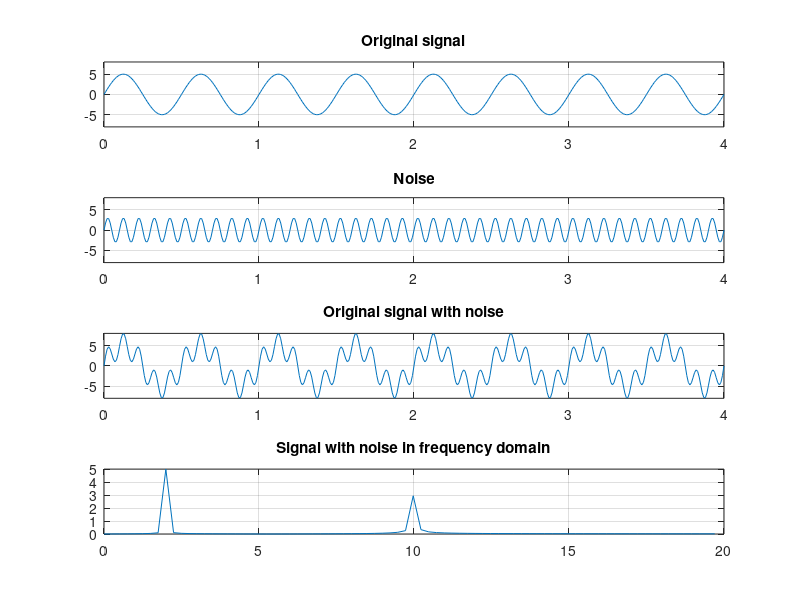
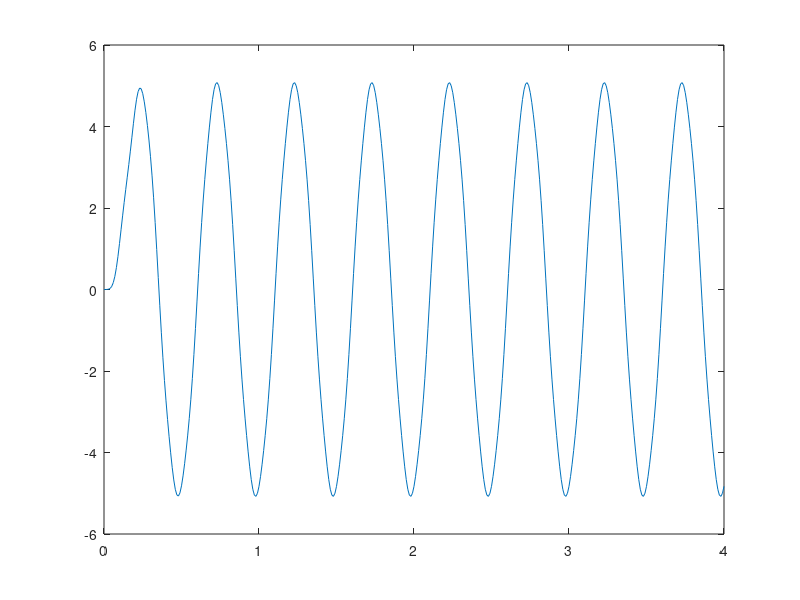

Reproduce these figures in MATLAB, in order.
dt = 1/100; % sampling frequency
et = 4;     % length of series
t = 0:dt:et;% x axis points    

y_orig = 5*sin(2*2*pi*t);   % signal
noise = 3*sin(10*2*pi*t);   % noise
y = 5*sin(2*2*pi*t) + 3*sin(10*2*pi*t);  % signal with noise

figure(1);
subplot(411),plot(t, y_orig),title('Original signal'); grid on; axis([0 et -8 8])
subplot(412),plot(t,noise),title('Noise'); grid on; axis([0 et -8 8])
subplot(413),plot(t,y),title('Original signal with noise'); grid on; axis([0 et -8 8])


Y = fft(y);
n = size(y,2)/2;
amp_spec = abs(Y)/n;

subplot(414);
freq = (0:79)/(2*n*dt);
plot(freq,amp_spec(1:80)),title('Signal with noise in frequency domain');grid on

[a, b] = butter(5,0.1);
output = filter(a, b, y);
figure(2);
plot(t,output);